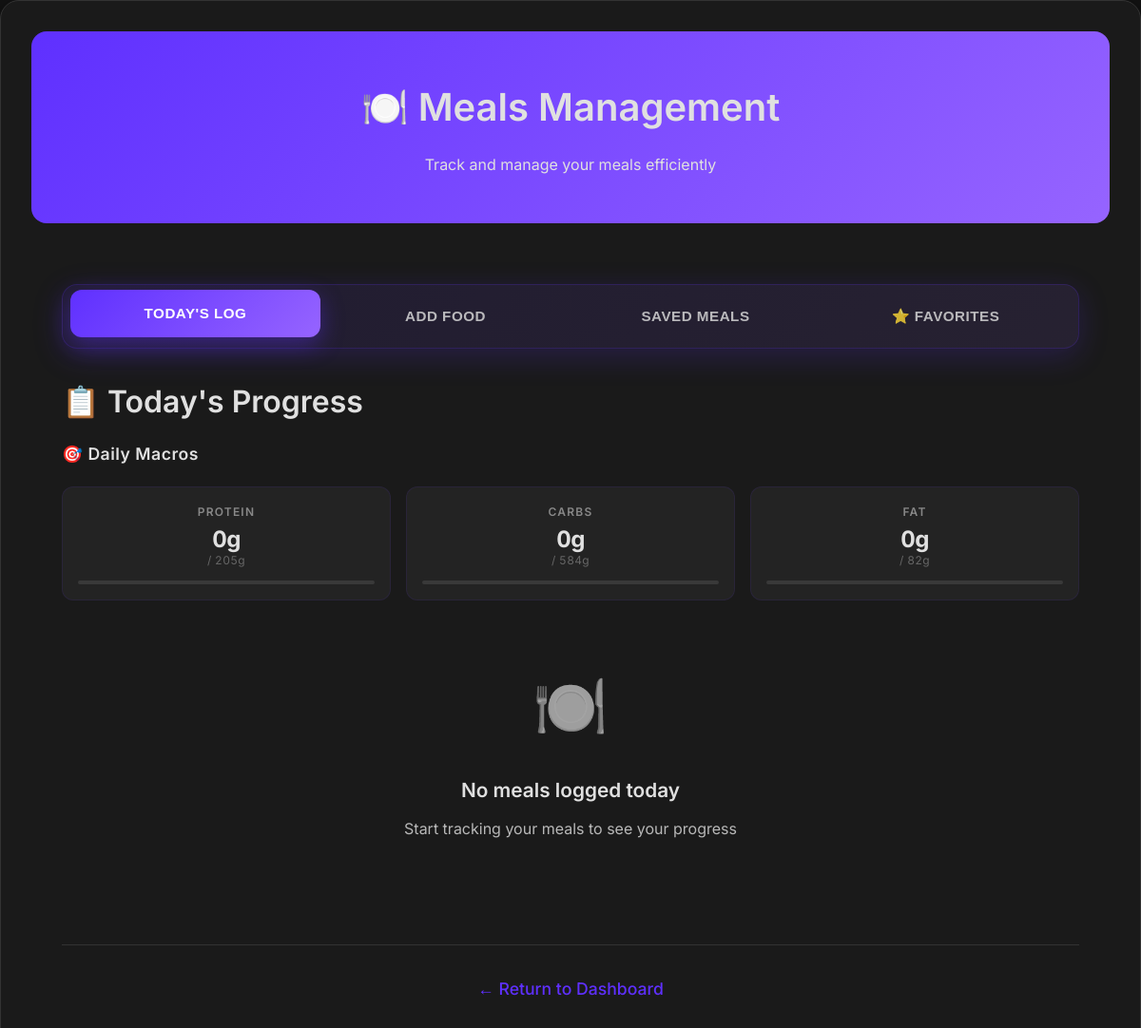
The page /meals (signed in) on the database its author committed.
### tables this page shows
CREATE TABLE goals (
            id INTEGER PRIMARY KEY AUTOINCREMENT,
            user_id INTEGER,
            weight_goal REAL,
            calorie_goal INTEGER, protein_goal REAL, carbs_goal REAL, fat_goal REAL,
            FOREIGN KEY (user_id) REFERENCES users(id)
        );

### cedhealth_app.py (the view, shortened to what this page needs)
@app.route('/meals', methods=['GET', 'POST'])
def meals():
    if 'user_id' not in session:
        return redirect(url_for('login'))
    nutrition_data = None
    error_message = None
    analyze_results = []
    total_nutrition = {'calories': 0, 'protein': 0, 'fat': 0, 'carbs': 0, 'fiber': 0}
    date_filter = request.args.get('date')
    if not date_filter:
        date_filter = datetime.now().date().isoformat()
    user_id = session['user_id']
    conn = sqlite3.connect('cedhealth.db')
    c = conn.cursor()
    c.execute('''
        SELECT m.*, mn.notes, mn.mood, mn.hunger_level, mp.photo_filename
        FROM meals m
        LEFT JOIN meal_notes mn ON m.id = mn.meal_id
        LEFT JOIN meal_photos mp ON m.id = mp.meal_id
        WHERE m.user_id = ? AND m.date = ?
        ORDER BY m.id DESC
    ''', (user_id, date_filter))
    meals_by_user = c.fetchall()
    c.execute('''
        SELECT * FROM favorite_meals
        WHERE user_id = ?
        ORDER BY last_used DESC
        LIMIT 10
    ''', (user_id,))
    favorite_meals_data = c.fetchall()
    c.execute('SELECT SUM(protein), SUM(carbs), SUM(fat) FROM meals WHERE user_id = ? AND date = ?',
              (user_id, date_filter))
    macro_totals = c.fetchone()
    c.execute('SELECT protein_goal, carbs_goal, fat_goal FROM goals WHERE user_id = ?', (user_id,))
    macro_goals = c.fetchone()
    c.execute('''
        SELECT sm.id, sm.meal_name, sm.created_date,
               SUM(smi.calories) as total_calories,
               SUM(smi.protein) as total_protein,
               SUM(smi.fat) as total_fat,
               SUM(smi.carbs) as total_carbs
        FROM saved_meals sm
        LEFT JOIN saved_meal_items smi ON sm.id = smi.saved_meal_id
        WHERE sm.user_id = ?
        GROUP BY sm.id, sm.meal_name, sm.created_date
        ORDER BY sm.created_date DESC
    ''', (user_id,))
    saved_meals_data = c.fetchall()
    conn.close()
    return render_template('meals.html',
                           meals=meals_by_user,
                           selected_date=date_filter,
                           nutrition_data=nutrition_data,
                           error_message=error_message,
                           macro_totals=macro_totals,
                           macro_goals=macro_goals,
                           current_date=datetime.now().date().isoformat(),
                           saved_meals=saved_meals_data,
                           analyze_results=analyze_results,
                           total_nutrition=total_nutrition,
                           favorite_meals=favorite_meals_data)

### templates/meals.html (shortened to what this page needs)
<!DOCTYPE html>
<html lang="en">
<head>
    <link rel="stylesheet" href="/static/style.css">
</head>
<body>
    <div class="container">
        <div class="header">
            <h1>🍽️ Meals Management</h1>
            <p>Track and manage your meals efficiently</p>
        </div>
        <div class="content">
            <div class="meal-tabs">
                <button class="meal-tab active" onclick="switchTab('today-log')">Today's Log</button>
                <button class="meal-tab" onclick="switchTab('add-food')">Add Food</button>
                <button class="meal-tab" onclick="switchTab('saved-meals')">Saved Meals</button>
                <button class="meal-tab" onclick="window.location.href='/favorites'">⭐ Favorites</button>
            </div>
            <div id="today-log" class="tab-content active">
                <div class="section-card">
                    <h2>📋 Today's Progress</h2>
                    <div class="macros-overview">
                        <h3>🎯 Daily Macros</h3>
                        <div class="macros-grid">
                            <div class="macro-card protein">
                                <div class="macro-title">Protein</div>
                                <div class="macro-value">{{ "%.0f"|format(macro_totals[0] or 0) }}g</div>
                                <div class="macro-goal">/ {{ "%.0f"|format(macro_goals[0] or 0) }}g</div>
                                <div class="macro-bar">
                                </div>
                            </div>
                            <div class="macro-card carbs">
                                <div class="macro-title">Carbs</div>
                                <div class="macro-value">{{ "%.0f"|format(macro_totals[1] or 0) }}g</div>
                                <div class="macro-goal">/ {{ "%.0f"|format(macro_goals[1] or 0) }}g</div>
                                <div class="macro-bar">
                                </div>
                            </div>
                            <div class="macro-card fat">
                                <div class="macro-title">Fat</div>
                                <div class="macro-value">{{ "%.0f"|format(macro_totals[2] or 0) }}g</div>
                                <div class="macro-goal">/ {{ "%.0f"|format(macro_goals[2] or 0) }}g</div>
                                <div class="macro-bar">
                                </div>
                            </div>
                        </div>
                    </div>
                    {% if meals %}
                        <div class="meals-list">
                            {% for meal in meals %}
                                <div class="simple-meal-card">
                                    <div class="meal-main-info">
                                        <div class="meal-name-time">
                                            <h4>{{ meal[2] }}</h4>
                                            <span class="time">{{ meal[7] }}</span>
                                        </div>
                                        <div class="nutrition-summary">
                                            <span class="calories">{{ "%.0f"|format(meal[3]) }} cal</span>
                                            <span class="macros">P: {{ "%.0f"|format(meal[4]) }}g | C: {{ "%.0f"|format(meal[6]) }}g | F: {{ "%.0f"|format(meal[5]) }}g</span>
                                        </div>
                                    </div>
                                    {% if meal[11] %}
                                        <div class="meal-photo">
                                            <img src="{{ url_for('uploaded_meal_photo', filename='thumb_' + meal[11]) }}"
                                                 alt="Meal photo"
                                                 onclick="viewFullPhoto('{{ meal[11] }}')">
                                        </div>
                                    {% endif %}
                                    <div class="meal-quick-actions">
                                        <button onclick="editMeal({{ meal[0] }}, '{{ meal[2] }}', {{ meal[3] }}, {{ meal[4] }}, {{ meal[5] }}, {{ meal[6] }})" class="action-btn edit">✏️</button>
                                        <button onclick="addMealNote({{ meal[0] }}, '{{ meal[8] or '' }}', '{{ meal[9] or '' }}', {{ meal[10] or 5 }})" class="action-btn notes">📝</button>
                                        {% if not meal[11] %}
                                            <button onclick="uploadPhoto({{ meal[0] }})" class="action-btn photo">📸</button>
                                        {% endif %}
                                        <form method="POST" action="{{ url_for('add_to_favorites') }}" style="display: inline;">
                                            <input type="hidden" name="meal_name" value="{{ meal[2] }}">
                                            <input type="hidden" name="calories" value="{{ meal[3] }}">
                                            <input type="hidden" name="protein" value="{{ meal[4] }}">
                                            <input type="hidden" name="fat" value="{{ meal[5] }}">
                                            <input type="hidden" name="carbs" value="{{ meal[6] }}">
                                            <button type="submit" class="action-btn favorite">⭐</button>
                                        </form>
                                        <form method="POST" action="{{ url_for('delete_meal', meal_id=meal[0]) }}" style="display: inline;">
                                            <button type="submit" class="action-btn delete" onclick="return confirm('Delete this meal?')">🗑️</button>
                                        </form>
                                    </div>
                                    {% if meal[8] or meal[9] or meal[10] %}
                                        <div class="meal-notes-summary">
                                            {% if meal[9] %}<span class="mood">{{ meal[9] }}</span>{% endif %}
                                            {% if meal[10] %}<span class="hunger">Hunger: {{ meal[10] }}/10</span>{% endif %}
                                            {% if meal[8] %}<span class="notes">{{ meal[8][:50] }}{% if meal[8]|length > 50 %}...{% endif %}</span>{% endif %}
                                        </div>
                                    {% endif %}
                                </div>
                            {% endfor %}
                        </div>
                    {% else %}
                        <div class="empty-state">
                            <div class="empty-icon">🍽️</div>
                            <h3>No meals logged today</h3>
                            <p>Start tracking your meals to see your progress</p>
                        </div>
                    {% endif %}
                </div>
            </div>
            <div class="back-link">
                <a href="/dashboard">← Return to Dashboard</a>
            </div>
        </div>
    </div>
</body>
</html>

### static/style.css (style rules this page uses)
* { margin: 0; padding: 0; box-sizing: border-box; }
:root { --primary-bg: #121212; --secondary-bg: #1A1A1A; --tertiary-bg: #2A2A2A; --card-bg: #1A1A1A; --accent-color: #5f30ff; --accent-gradient: linear-gradient(135deg, #5f30ff 0%, #9664ff 100%); --accent-hover: #7c3aed; --text-primary: #e0e0e0; --text-secondary: #B8B8B8; --text-muted: #888888; --border-color: #333333; --shadow-light: rgba(95, 48, 255, 0.1); --shadow-medium: rgba(0, 0, 0, 0.3); --shadow-heavy: rgba(0, 0, 0, 0.5); --radius-sm: 8px; --radius-md: 12px; --radius-lg: 16px; --radius-xl: 20px; --space-xs: 0.5rem; --space-sm: 0.75rem; --space-md: 1rem; --space-lg: 1.5rem; --space-xl: 2rem; --space-2xl: 3rem; }
body { font-family: 'Inter', 'Poppins', -apple-system, BlinkMacSystemFont, 'Segoe UI', Roboto, sans-serif; line-height: 1.6; color: var(--text-primary); background-color: var(--primary-bg); min-height: 100vh; font-weight: 400; }
h1, h2, h3, h4, h5, h6 { font-weight: 600; margin-bottom: var(--space-md); color: var(--text-primary); font-family: 'Inter', sans-serif; }
h1 { font-size: 2.5rem; }
h2 { font-size: 2rem; }
h3 { font-size: 1.5rem; }
p, span, div, label, li, td, th { color: var(--text-primary); font-family: 'Inter', sans-serif; }
a { color: var(--accent-color); text-decoration: none; transition: color 0.3s ease; }
.container { max-width: 1200px; margin: 0 auto; padding: var(--space-xl); background: var(--card-bg); border-radius: var(--radius-xl); box-shadow: 0 8px 32px var(--shadow-medium); border: 1px solid var(--border-color); }
.header, .page-header { background: var(--accent-gradient); color: white; padding: var(--space-2xl) var(--space-xl); text-align: center; border-radius: var(--radius-lg); margin-bottom: var(--space-xl); position: relative; }
.back-link { text-align: center; margin-top: var(--space-2xl); padding-top: var(--space-xl); border-top: 1px solid var(--border-color); }
.back-link a { color: var(--accent-color); text-decoration: none; font-weight: 500; transition: color 0.3s ease; font-size: 1.1rem; }
.content { padding: var(--space-xl); }

### rows shown on the page
goals: protein_goal "205", carbs_goal "584", fat_goal "82"

### other values the page prints
{{ "%.0f"|format(macro_totals[0] or 0) }} "0"
{{ "%.0f"|format(macro_totals[1] or 0) }} "0"
{{ "%.0f"|format(macro_totals[2] or 0) }} "0"
